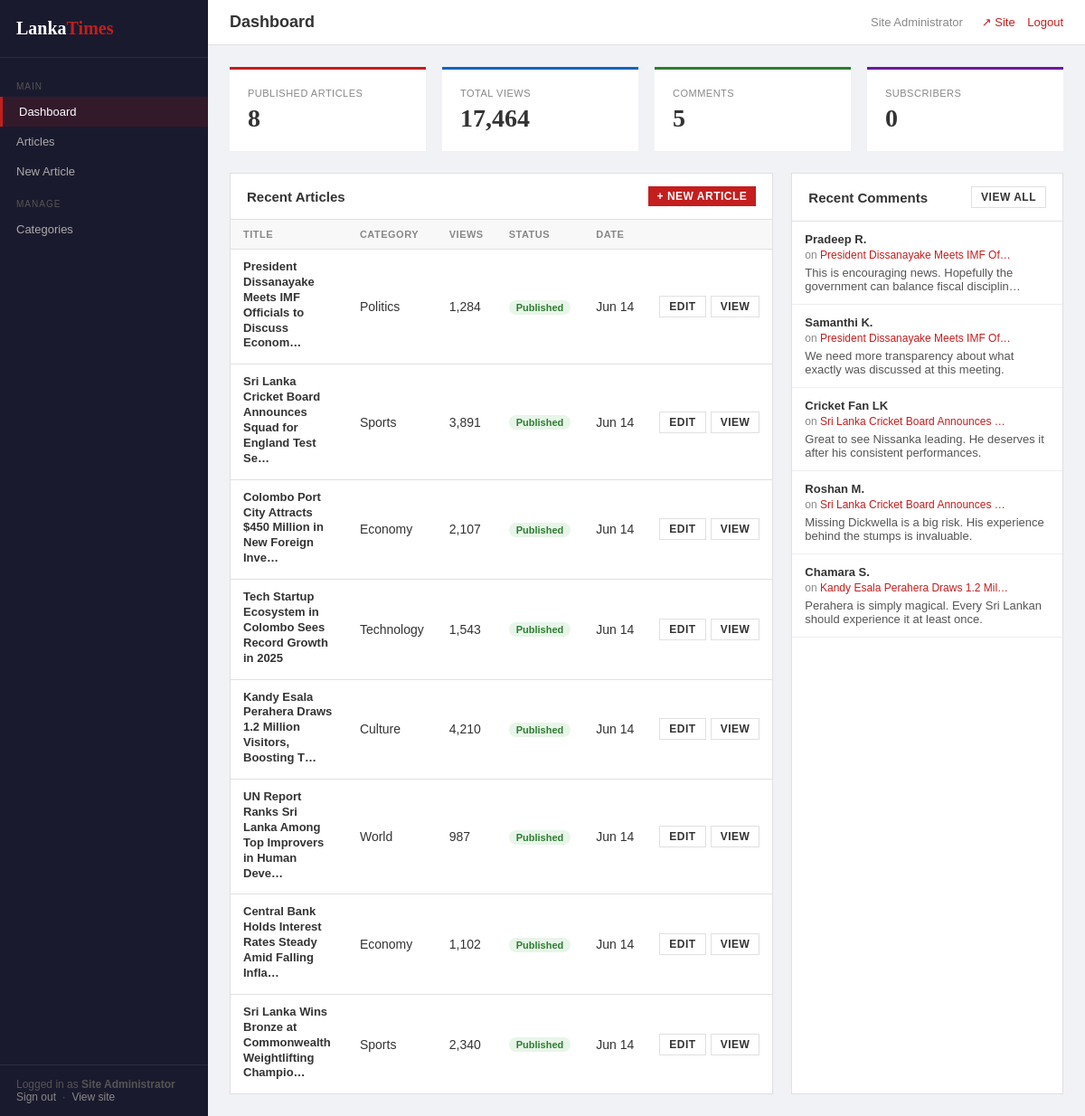
Page /admin/dashboard.php (signed in) on the committed database.
### tables this page shows
CREATE TABLE IF NOT EXISTS articles (
    id INT AUTO_INCREMENT PRIMARY KEY,
    title VARCHAR(255) NOT NULL,
    slug VARCHAR(255) NOT NULL UNIQUE,
    excerpt TEXT,
    content LONGTEXT NOT NULL,
    image_url VARCHAR(500),
    category_id INT,
    author VARCHAR(100) DEFAULT 'LankaTimes Staff',
    is_featured TINYINT(1) DEFAULT 0,
    is_breaking TINYINT(1) DEFAULT 0,
    views INT DEFAULT 0,
    status ENUM('published', 'draft') DEFAULT 'published',
    published_at TIMESTAMP DEFAULT CURRENT_TIMESTAMP,
    created_at TIMESTAMP DEFAULT CURRENT_TIMESTAMP,
    updated_at TIMESTAMP DEFAULT CURRENT_TIMESTAMP ON UPDATE CURRENT_TIMESTAMP,
    FOREIGN KEY (category_id) REFERENCES categories(id) ON DELETE SET NULL
);

CREATE TABLE IF NOT EXISTS categories (
    id INT AUTO_INCREMENT PRIMARY KEY,
    name VARCHAR(100) NOT NULL,
    slug VARCHAR(100) NOT NULL UNIQUE,
    color VARCHAR(7) DEFAULT '#D32F2F',
    created_at TIMESTAMP DEFAULT CURRENT_TIMESTAMP
);

CREATE TABLE IF NOT EXISTS comments (
    id INT AUTO_INCREMENT PRIMARY KEY,
    article_id INT NOT NULL,
    name VARCHAR(100) NOT NULL,
    email VARCHAR(100),
    comment TEXT NOT NULL,
    status ENUM('pending', 'approved', 'rejected') DEFAULT 'approved',
    created_at TIMESTAMP DEFAULT CURRENT_TIMESTAMP,
    FOREIGN KEY (article_id) REFERENCES articles(id) ON DELETE CASCADE
);

### admin/dashboard.php (the view, shortened to what this page needs)
<?php
require_once 'auth.php';
$db = getDB();
$total_articles = $db->query("SELECT COUNT(*) FROM articles WHERE status='published'")->fetch_row()[0];
$total_comments = $db->query("SELECT COUNT(*) FROM comments WHERE status='approved'")->fetch_row()[0];
$total_views    = $db->query("SELECT SUM(views) FROM articles")->fetch_row()[0] ?? 0;
$total_subs     = $db->query("SELECT COUNT(*) FROM subscribers")->fetch_row()[0];
$recent_articles = $db->query("
    SELECT a.id, a.title, a.slug, a.views, a.status, a.published_at, c.name as cat_name
    FROM articles a LEFT JOIN categories c ON a.category_id = c.id
    ORDER BY a.created_at DESC LIMIT 8
")->fetch_all(MYSQLI_ASSOC);
$recent_comments = $db->query("
    SELECT cm.*, a.title as article_title, a.slug as article_slug
    FROM comments cm LEFT JOIN articles a ON cm.article_id = a.id
    ORDER BY cm.created_at DESC LIMIT 5
")->fetch_all(MYSQLI_ASSOC);
?>
<div class="stat-cards">
    <div class="stat-card">
        <div class="stat-label">Published Articles</div>
        <div class="stat-value"><?= number_format($total_articles) ?></div>
    </div>
    <div class="stat-card blue">
        <div class="stat-label">Total Views</div>
        <div class="stat-value"><?= number_format($total_views) ?></div>
    </div>
    <div class="stat-card green">
        <div class="stat-label">Comments</div>
        <div class="stat-value"><?= number_format($total_comments) ?></div>
    </div>
    <div class="stat-card purple">
        <div class="stat-label">Subscribers</div>
        <div class="stat-value"><?= number_format($total_subs) ?></div>
    </div>
</div>
<div style="display:grid;grid-template-columns:2fr 1fr;gap:20px;">
    <div class="admin-table-wrap">
        <div class="admin-table-header">
            <h3>Recent Articles</h3>
            <a href="article-add.php" class="btn btn-primary btn-sm">+ New Article</a>
        </div>
        <table>
            <thead>
                <tr>
                    <th>Title</th>
                    <th>Category</th>
                    <th>Views</th>
                    <th>Status</th>
                    <th>Date</th>
                    <th></th>
                </tr>
            </thead>
            <tbody>
                <?php foreach ($recent_articles as $a): ?>
                <tr>
                    <td class="article-title-cell">
                        <strong><?= htmlspecialchars(mb_strimwidth($a['title'], 0, 60, '…')) ?></strong>
                    </td>
                    <td><?= htmlspecialchars($a['cat_name'] ?? '—') ?></td>
                    <td><?= number_format($a['views']) ?></td>
                    <td><span class="badge badge-<?= $a['status'] ?>"><?= ucfirst($a['status']) ?></span></td>
                    <td style="white-space:nowrap;"><?= date('M j', strtotime($a['published_at'])) ?></td>
                    <td>
                        <div class="action-btns">
                            <a href="article-edit.php?id=<?= $a['id'] ?>" class="btn btn-sm btn-outline">Edit</a>
                            <a href="<?= SITE_URL ?>/article.php?slug=<?= $a['slug'] ?>" target="_blank" class="btn btn-sm btn-outline">View</a>
                        </div>
                    </td>
                </tr>
                <?php endforeach; ?>
            </tbody>
        </table>
    </div>
    <div class="admin-table-wrap">
        <div class="admin-table-header">
            <h3>Recent Comments</h3>
            <a href="comments.php" class="btn btn-sm btn-outline">View all</a>
        </div>
        <?php foreach ($recent_comments as $c): ?>
        <div style="padding:12px 14px;border-bottom:1px solid #eee;">
            <div style="font-weight:bold;font-size:13px;margin-bottom:3px;"><?= htmlspecialchars($c['name']) ?></div>
            <div style="font-size:12px;color:#888;margin-bottom:5px;">on <a href="<?= SITE_URL ?>/article.php?slug=<?= $c['article_slug'] ?>" style="color:#C41E1E;"><?= htmlspecialchars(mb_strimwidth($c['article_title'] ?? '', 0, 35, '…')) ?></a></div>
            <div style="font-size:13px;color:#555;"><?= htmlspecialchars(mb_strimwidth($c['comment'], 0, 80, '…')) ?></div>
        </div>
        <?php endforeach; ?>
    </div>
</div>

### admin/admin.css (style rules this page uses)
*, *::before, *::after { box-sizing: border-box; margin: 0; padding: 0; }
:root { --primary: #1a1a2e; --accent: #C41E1E; --sidebar-w: 230px; --white: #fff; --bg: #f0f2f5; --border: #e0e0e0; --text: #333; --muted: #888; --font: 'Arial', sans-serif; }
body { font-family: var(--font); background: var(--bg); color: var(--text); font-size: 14px; }
a { color: inherit; text-decoration: none; }
.stat-cards { display: grid; grid-template-columns: repeat(4, 1fr); gap: 18px; margin-bottom: 24px; }
.stat-card { background: var(--white); padding: 20px; border-top: 3px solid var(--accent); }
.stat-card.blue { border-top-color: #1565C0; }
.stat-card.green { border-top-color: #2E7D32; }
.stat-card.purple { border-top-color: #6A1B9A; }
.stat-label { font-size: 11px; text-transform: uppercase; letter-spacing: 0.5px; color: var(--muted); margin-bottom: 6px; }
.stat-value { font-size: 28px; font-weight: bold; font-family: Georgia, serif; color: var(--text); }
.admin-table-wrap { background: var(--white); border: 1px solid var(--border); }
.admin-table-header { padding: 14px 18px; border-bottom: 1px solid var(--border); display: flex; justify-content: space-between; align-items: center; gap: 12px; }
.admin-table-header h3 { font-size: 15px; }
table { width: 100%; border-collapse: collapse; }
thead th { background: #f8f8f8; padding: 10px 14px; text-align: left; font-size: 11px; text-transform: uppercase; letter-spacing: 0.5px; color: var(--muted); border-bottom: 1px solid var(--border); white-space: nowrap; }
tbody td { padding: 11px 14px; border-bottom: 1px solid var(--border); vertical-align: middle; }
tbody tr:last-child td { border-bottom: none; }
.badge { display: inline-block; padding: 2px 8px; font-size: 11px; font-weight: bold; border-radius: 10px; }
.badge-published { background: #e8f5e9; color: #2e7d32; }
.btn { display: inline-block; padding: 6px 14px; font-size: 13px; font-weight: bold; cursor: pointer; border: none; text-transform: uppercase; letter-spacing: 0.5px; }
.btn-primary { background: var(--accent); color: #fff; }
.btn-sm { padding: 4px 10px; font-size: 12px; }
.btn-outline { background: transparent; border: 1px solid var(--border); color: var(--text); }
.article-title-cell { max-width: 280px; }
.article-title-cell strong { display: block; font-size: 13px; line-height: 1.3; margin-bottom: 3px; }
.action-btns { display: flex; gap: 5px; white-space: nowrap; }

### rows in the picture
articles: title "President Dissanayake Meets IMF Officials to Discuss Econom…", category.name "Politics", views "1,284", status "Published", published_at "Jun 14"
articles: title "Sri Lanka Cricket Board Announces Squad for England Test Se…", category.name "Sports", views "3,891", status "Published", published_at "Jun 14"
articles: title "Colombo Port City Attracts $450 Million in New Foreign Inve…", category.name "Economy", views "2,107", status "Published", published_at "Jun 14"
articles: title "Tech Startup Ecosystem in Colombo Sees Record Growth in 2025", category.name "Technology", views "1,543", status "Published", published_at "Jun 14"
articles: title "Kandy Esala Perahera Draws 1.2 Million Visitors, Boosting T…", category.name "Culture", views "4,210", status "Published", published_at "Jun 14"
articles: title "UN Report Ranks Sri Lanka Among Top Improvers in Human Deve…", category.name "World", views "987", status "Published", published_at "Jun 14"
articles: title "Central Bank Holds Interest Rates Steady Amid Falling Infla…", category.name "Economy", views "1,102", status "Published", published_at "Jun 14"
articles: title "Sri Lanka Wins Bronze at Commonwealth Weightlifting Champio…", category.name "Sports", views "2,340", status "Published", published_at "Jun 14"
comments: name "Pradeep R.", article.title "President Dissanayake Meets IMF Of…", comment "This is encouraging news. Hopefully the government can balance fiscal disciplin…"
comments: name "Samanthi K.", article.title "President Dissanayake Meets IMF Of…", comment "We need more transparency about what exactly was discussed at this meeting."
comments: name "Cricket Fan LK", article.title "Sri Lanka Cricket Board Announces …", comment "Great to see Nissanka leading. He deserves it after his consistent performances."
comments: name "Roshan M.", article.title "Sri Lanka Cricket Board Announces …", comment "Missing Dickwella is a big risk. His experience behind the stumps is invaluable."
comments: name "Chamara S.", article.title "Kandy Esala Perahera Draws 1.2 Mil…", comment "Perahera is simply magical. Every Sri Lankan should experience it at least once."

### other values in the picture
$name "Site Administrator"
$title "Dashboard"
$total_articles "8"
$total_views "17,464"
$total_comments "5"
$total_subs "0"
